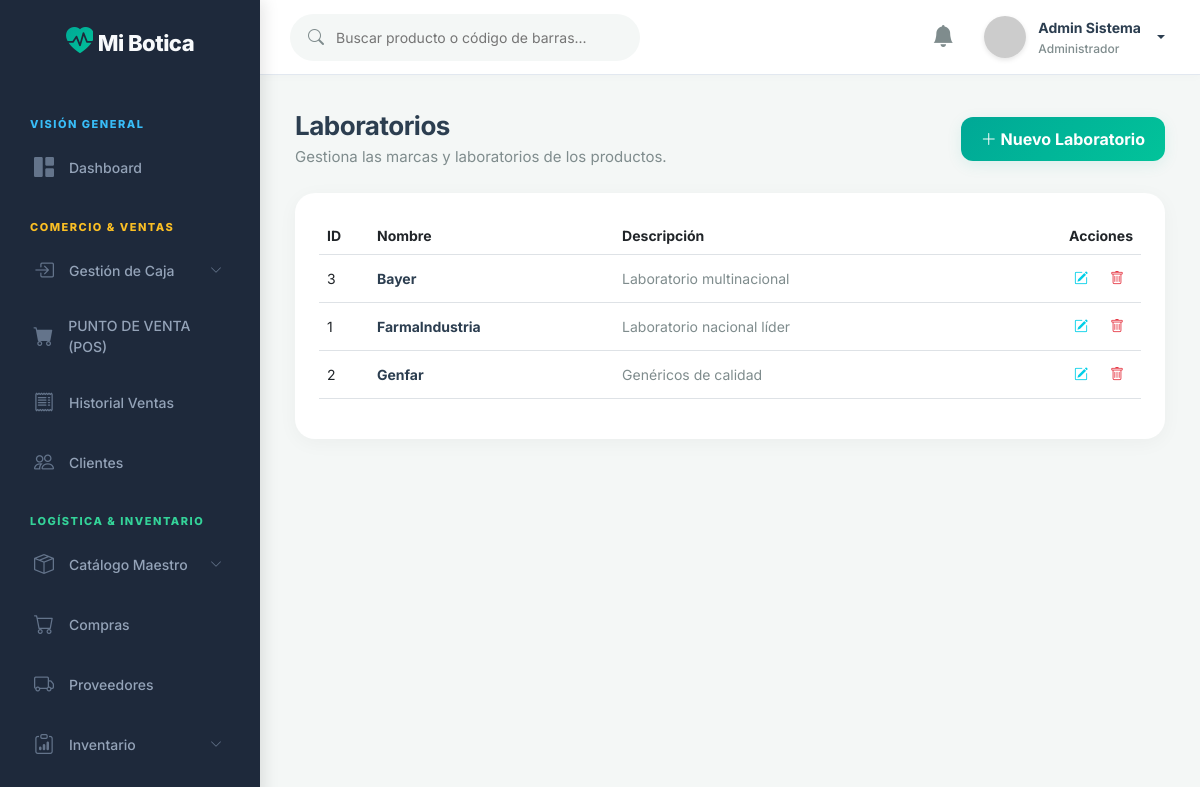
Screenshot of /public/laboratorio/index (signed in) with the database file from the repository.
### tables this page shows
CREATE TABLE IF NOT EXISTS `laboratorios` (
  `id` INT NOT NULL AUTO_INCREMENT,
  `nombre` VARCHAR(100) NOT NULL,
  `descripcion` VARCHAR(255) NULL,
  `estado` TINYINT(1) DEFAULT 1,
  PRIMARY KEY (`id`)
);

### app/controllers/LaboratorioController.php (called while the page is built, shortened)
<?php
class LaboratorioController extends Controller {
    public function index() {
        $modelo = $this->model('Laboratorio');
        $laboratorios = $modelo->getAll();
        $this->view('laboratorios/index', ['title' => 'Laboratorios', 'laboratorios' => $laboratorios]);
    }
}

### app/core/App.php (called while the page is built, shortened)
<?php
class App {
    protected $method = 'login';
    public function __construct() {
        $url = $this->parseUrl();
        if (isset($url[0]) && file_exists('../app/controllers/' . ucfirst($url[0]) . 'Controller.php')) {
            unset($url[0]);
        }
        $this->controller = new $this->controller;
        if (isset($url[1])) {
            if (method_exists($this->controller, $url[1])) {
                $this->method = $url[1];
                unset($url[1]);
            }
        }
        $this->params = $url ? array_values($url) : [];
        call_user_func_array([$this->controller, $this->method], $this->params);
    }
    public function parseUrl() {
        if (isset($_GET['url'])) {
            return explode('/', filter_var(rtrim($_GET['url'], '/'), FILTER_SANITIZE_URL));
        }
        return [];
    }
}

### public/index.php (called while the page is built, shortened)
<?php
require_once '../app/config/database.php';
require_once '../app/core/App.php';
require_once '../app/core/Controller.php';
$app = new App();

### app/models/Laboratorio.php (called while the page is built, shortened)
<?php
class Laboratorio {
    private $conn;
    public function __construct() {
        $db = new Database();
        $this->conn = $db->getConnection();
    }
    public function getAll() {
        $stmt = $this->conn->prepare("SELECT * FROM laboratorios WHERE estado = 1 ORDER BY nombre");
        $stmt->execute();
        return $stmt->fetchAll(PDO::FETCH_ASSOC);
    }
}

### app/config/database.php (called while the page is built, shortened)
<?php
class Database {
    private $host = "localhost";
    private $db_name = "botica_db";
    private $username = "root";
    private $password = "274053";
    public function getConnection() {
        $this->conn = null;
        try {
            $this->conn = new PDO("mysql:host=" . $this->host . ";dbname=" . $this->db_name, $this->username, $this->password);
            $this->conn->exec("set names utf8");
        } catch(PDOException $exception) {
            echo "Error de conexión: " . $exception->getMessage();
        }
        return $this->conn;
    }
}
?>

### app/views/laboratorios/index.php (the view, shortened to what this page needs)
<div class="page-content">
    <div class="d-flex justify-content-between align-items-center mb-4">
        <div>
            <h1 class="page-title">Laboratorios</h1>
            <div class="page-subtitle">Gestiona las marcas y laboratorios de los productos.</div>
        </div>
        <button class="btn-primary-custom" style="width: auto; padding: 10px 20px;" data-bs-toggle="modal" data-bs-target="#modalLaboratorio" onclick="nuevoRegistro()">
            <i class="bi bi-plus-lg"></i> Nuevo Laboratorio
        </button>
    </div>
    <div class="card-metric">
        <div class="table-responsive">
            <table class="table table-hover align-middle" style="width: 100%; font-size: 14px;">
                <thead>
                    <tr>
                        <th width="50">ID</th>
                        <th>Nombre</th>
                        <th>Descripción</th>
                        <th width="150" class="text-end">Acciones</th>
                    </tr>
                </thead>
                <tbody>
                    <?php if(empty($data['laboratorios'])): ?>
                    <tr><td colspan="4" class="text-center text-muted">No hay datos registrados</td></tr>
                    <?php else: ?>
                    <?php foreach($data['laboratorios'] as $lab): ?>
                    <tr>
                        <td><?php echo $lab['id']; ?></td>
                        <td style="font-weight:700; color:var(--text-primary);"><?php echo htmlspecialchars($lab['nombre']); ?></td>
                        <td style="color:var(--text-secondary);"><?php echo htmlspecialchars($lab['descripcion'] ?? ''); ?></td>
                        <td class="text-end">
                            <button class="btn btn-sm" style="color: #00CFE8;" onclick="editarRegistro(<?php echo htmlspecialchars(json_encode($lab)); ?>)">
                                <i class="bi bi-pencil-square"></i>
                            </button>
                            <a href="<?php echo BASE_URL; ?>laboratorio/delete/<?php echo $lab['id']; ?>" class="btn btn-sm" style="color: var(--danger);" onclick="return confirm('¿Seguro que deseas eliminar este laboratorio?')">
                                <i class="bi bi-trash"></i>
                            </a>
                        </td>
                    </tr>
                    <?php endforeach; ?>
                    <?php endif; ?>
                </tbody>
            </table>
        </div>
    </div>
</div>

### public/css/style.css (style rules this page uses)
:root { --bg-dark: #F4F7F6; --bg-card: #FFFFFF; --text-primary: #2C3E50; --text-secondary: #7F8C8D; --accent-primary: #00A896; --accent-hover: #028090; --accent-light: rgba(0, 168, 150, 0.1); --success: #02C39A; --success-bg: rgba(2, 195, 154, 0.1); --danger: #E63946; --danger-bg: rgba(230, 57, 70, 0.1); --warning: #F4A261; --border-color: #E2E8F0; }
body { font-family: 'Inter', sans-serif; background-color: var(--bg-dark); color: var(--text-primary); margin: 0; overflow-x: hidden; }
.page-content { padding: 35px; }
.page-title { font-size: 26px; font-weight: 700; color: var(--text-primary); margin: 0; letter-spacing: -0.5px; }
.page-subtitle { font-size: 15px; color: var(--text-secondary); margin-top: 5px; }
.card-metric { background-color: var(--bg-card); border-radius: 20px; padding: 24px; border: none; box-shadow: 0 4px 20px rgba(0, 0, 0, 0.04); transition: transform 0.3s ease, box-shadow 0.3s ease; }
.btn-primary-custom { width: 100%; padding: 14px; background: linear-gradient(135deg, var(--accent-primary), var(--success)); color: white; border: none; border-radius: 12px; font-size: 16px; font-weight: 700; cursor: pointer; transition: transform 0.2s, box-shadow 0.3s; font-family: 'Inter'; box-shadow: 0 4px 15px var(--accent-light); }

### rows the page displays
laboratorios: id "3", nombre "Bayer", descripcion "Laboratorio multinacional"
laboratorios: id "1", nombre "FarmaIndustria", descripcion "Laboratorio nacional líder"
laboratorios: id "2", nombre "Genfar", descripcion "Genéricos de calidad"

### other values shown
$_SESSION['nombre'] "Admin Sistema"
$roles[$_SESSION['rol_id'] ?? 1] "Administrador"
